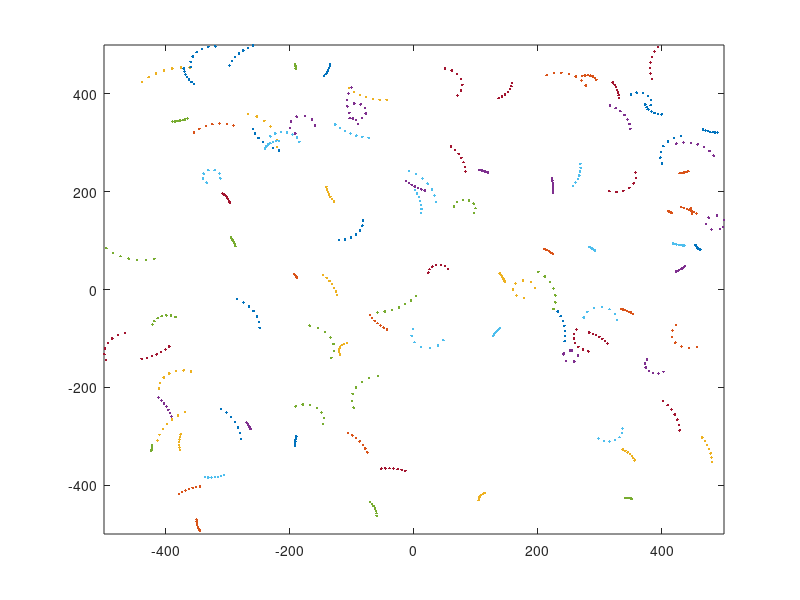

The MATLAB script that drew this image: (Note: this script raises an error after producing the figure.)
clearvars
close all;
clc;

% intialize seed 


Counter=0;
Complete_sequnce=[];
Complete_sequnce_dist_p1_p2=[];
Total_Number=100000;
while(Counter<Total_Number)
    
    
    N = 10000;  %number of arcs
    Rmax = 100; %maximal radius
    x0 = 1000*rand(N,1)-500; %center x0
    y0 = 1000*rand(N,1)-500; %center y0
    r = 10+rand(N,1)*(Rmax-10); %radius between 10 and 100
    initialAngle = rand(N,1)*2*pi; %initial arc angle
    initialDirection = sign(rand(N,1)-0.5); %clockwise (-1) or counterclockwise (1)
    arcLen = 7+rand(N,1)*93; %arc length between 7 and 100
    
    finalAngle = arcLen./r+initialDirection.*initialAngle;
    
    CpointsX = zeros(numel(x0),7);
    CpointsY = zeros(numel(x0),7);
    distance=zeros(numel(x0),1);
    for t=1:numel(x0)
        phi = linspace(initialAngle(t),finalAngle(t),7);
        CpointsX(t,:) = (r(t).*cos(phi)+x0(t));
        CpointsY(t,:) = (r(t).*sin(phi)+y0(t));
        distance(t)= sqrt((CpointsX(t,2)-CpointsX(t,1)).^2+(CpointsY(t,2)-CpointsY(t,1)).^2); %line length
    end
    
    ind = find(max(CpointsX,[],2)>500 | min(CpointsX,[],2)<-500 | max(CpointsY,[],2)>500 | min(CpointsY,[],2)<-500 | min(distance,[],2)> (sqrt(225))| max(distance,[],2)< 1);
    CpointsX(ind,:) = [];
    CpointsY(ind,:) = [];
    distance(ind,:) = [];
    
    Sequence = zeros(size(CpointsX,1),2*7);
    % Idea: sequence size keep track
    Sequence(:,1:2:end)=CpointsX(:,1:1:end);
    Sequence(:,2:2:end)=CpointsY(:,1:1:end);
    
    Complete_sequnce=cat(1,Complete_sequnce,Sequence);
    
    add_dist=distance;
    Complete_sequnce_dist_p1_p2=cat(1,Complete_sequnce_dist_p1_p2,add_dist);
    
    Counter=Counter+size(Sequence,1);
    disp(Counter);
    
end

Complete_sequnce=Complete_sequnce(1:100000,:);
Complete_sequnce_dist_p1_p2=Complete_sequnce_dist_p1_p2(1:100000,:);

figure(1)
for t=1:100%size(CpointsX,1)%
    plot(CpointsX(t,:),CpointsY(t,:),'.')
    hold on
end
xlim([-500 500])
ylim([-500 500])


%% save array to .csv file
Filename = sprintf('Circle_Sequence_%s.csv', datestr(now,'mm-dd-yyyy HH-MM'));
csvwrite(Filename, Complete_sequnce);


%% print histogram
figure(2)
dis_limt=15;
histogram(Complete_sequnce_dist_p1_p2,0:dis_limt)
title_string=strcat("histogram :",int2str(1));
title(title_string);
ylabel('number of trajectories');
xlabel('Absolute distance between first 2 points of trajectory');


% %%
% figure(3)
% for i=1:size(Complete_sequnce,1)
%     plot(Complete_sequnce(i,1:2:end),Complete_sequnce(i,2:2:end),'.')
%     hold on
%     plot(Complete_sequnce(i,1),Complete_sequnce(i,2),'r.')
% end
%
% xlim([-500 500])
% ylim([-500 500])
